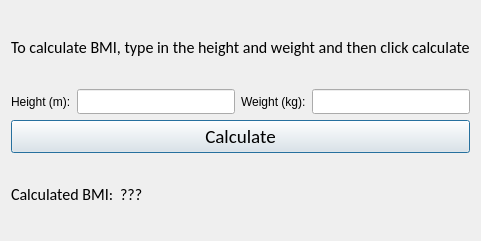
<?xml version="1.0" encoding="UTF-8"?>
<ui version="4.0">
 <class>BMIDialog</class>
 <widget class="QDialog" name="BMIDialog">
  <property name="geometry">
   <rect>
    <x>0</x>
    <y>0</y>
    <width>481</width>
    <height>241</height>
   </rect>
  </property>
  <property name="windowTitle">
   <string>Dialog</string>
  </property>
  <layout class="QVBoxLayout" name="verticalLayout">
   <item>
    <widget class="QLabel" name="label">
     <property name="font">
      <font>
       <family>Calibri</family>
       <pointsize>12</pointsize>
      </font>
     </property>
     <property name="text">
      <string>To calculate BMI, type in the height and weight and then click calculate</string>
     </property>
    </widget>
   </item>
   <item>
    <layout class="QHBoxLayout" name="horizontalLayout_2">
     <item>
      <widget class="QLabel" name="label_4">
       <property name="text">
        <string>Height (m):</string>
       </property>
      </widget>
     </item>
     <item>
      <widget class="QLineEdit" name="HeightLineEdit">
       <property name="minimumSize">
        <size>
         <width>0</width>
         <height>25</height>
        </size>
       </property>
      </widget>
     </item>
     <item>
      <widget class="QLabel" name="label_5">
       <property name="text">
        <string>Weight (kg):</string>
       </property>
      </widget>
     </item>
     <item>
      <widget class="QLineEdit" name="WeightLineEdit">
       <property name="minimumSize">
        <size>
         <width>0</width>
         <height>25</height>
        </size>
       </property>
      </widget>
     </item>
    </layout>
   </item>
   <item>
    <widget class="QPushButton" name="CalculateBtn">
     <property name="font">
      <font>
       <family>Calibri</family>
       <pointsize>14</pointsize>
      </font>
     </property>
     <property name="text">
      <string>Calculate</string>
     </property>
    </widget>
   </item>
   <item>
    <layout class="QHBoxLayout" name="horizontalLayout">
     <item>
      <widget class="QLabel" name="label_2">
       <property name="font">
        <font>
         <family>Calibri</family>
         <pointsize>12</pointsize>
        </font>
       </property>
       <property name="text">
        <string>Calculated BMI:</string>
       </property>
      </widget>
     </item>
     <item>
      <widget class="QLabel" name="BMIAnswerLabel">
       <property name="font">
        <font>
         <family>Calibri</family>
         <pointsize>12</pointsize>
        </font>
       </property>
       <property name="text">
        <string>???</string>
       </property>
      </widget>
     </item>
     <item>
      <spacer name="horizontalSpacer">
       <property name="orientation">
        <enum>Qt::Horizontal</enum>
       </property>
       <property name="sizeHint" stdset="0">
        <size>
         <width>40</width>
         <height>20</height>
        </size>
       </property>
      </spacer>
     </item>
    </layout>
   </item>
  </layout>
 </widget>
 <resources/>
 <connections/>
</ui>
